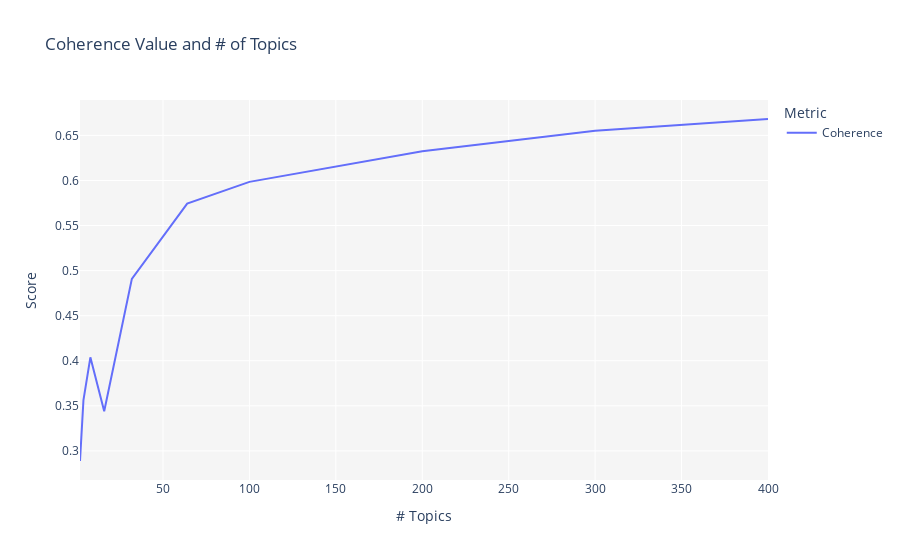

Write notebook code for a chart like this one.
### Code cell
tuned_unsupervised = tune_model(model = 'lda', multi_core = True)

### Figure 1 — Plotly figure (JSON) as saved in the notebook; plotly's stock layout.template omitted (floating-point values rounded to 4 significant figures)
{"data": [{"hovertemplate": "Metric=Coherence<br># Topics=%{x}<br>Score=%{y}<extra></extra>", "legendgroup": "Coherence", "line": {"color": "#636efa", "dash": "solid", "shape": "linear"}, "marker": {"symbol": "circle"}, "mode": "lines", "name": "Coherence", "orientation": "v", "showlegend": true, "type": "scatter", "x": [2, 4, 8, 16, 32, 64, 100, 200, 300, 400], "xaxis": "x", "y": [0.2887, 0.3564, 0.4038, 0.344, 0.4909, 0.5743, 0.5985, 0.6323, 0.6553, 0.6682], "yaxis": "y"}], "layout": {"legend": {"title": {"text": "Metric"}, "tracegroupgap": 0}, "plot_bgcolor": "rgb(245,245,245)", "title": {"text": "Coherence Value and # of Topics"}, "xaxis": {"anchor": "y", "domain": [0, 1], "title": {"text": "# Topics"}}, "yaxis": {"anchor": "x", "domain": [0, 1], "title": {"text": "Score"}}}}
